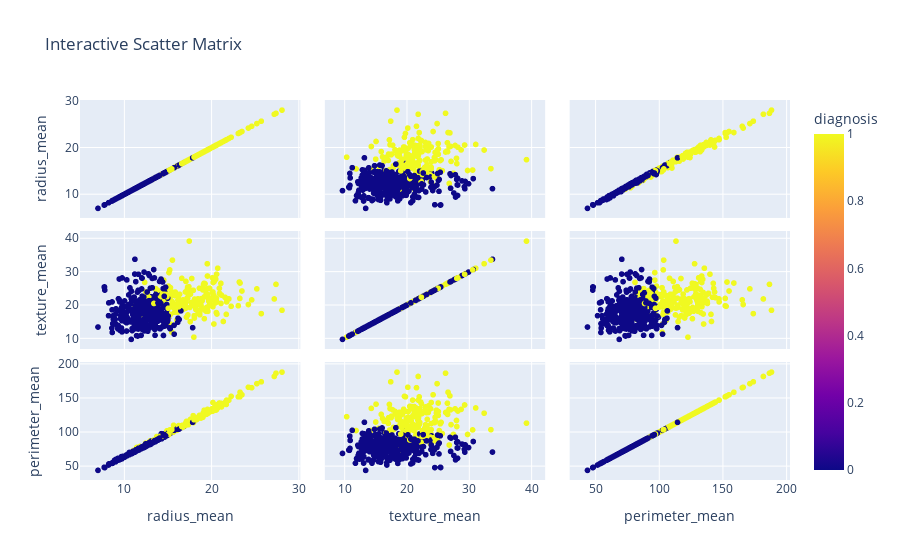

Notebook source saved alongside this figure:
### Markdown cell above
e. Pairplots/Boxplots
- Visualize relationships between features and the target variable.

### Code cell
fig = px.scatter_matrix(df, dimensions=['radius_mean', 'texture_mean', 'perimeter_mean'],
                        color='diagnosis',
                        title="Interactive Scatter Matrix")
fig.show()

### Figure 1 — Plotly figure (JSON) as saved in the notebook; plotly's stock layout.template omitted (floating-point values rounded to 4 significant figures; data arrays with more than 128 entries replaced by an {"elided": "..."} marker saying what was removed)
{"data": [{"dimensions": [{"axis": {"matches": true}, "label": "radius_mean", "values": {"elided": "569 float values"}}, {"axis": {"matches": true}, "label": "texture_mean", "values": {"elided": "569 float values"}}, {"axis": {"matches": true}, "label": "perimeter_mean", "values": {"elided": "569 float values"}}], "hovertemplate": "%{xaxis.title.text}=%{x}<br>%{yaxis.title.text}=%{y}<br>diagnosis=%{marker.color}<extra></extra>", "legendgroup": "", "marker": {"color": {"elided": "569 int values"}, "coloraxis": "coloraxis", "symbol": "circle"}, "name": "", "showlegend": false, "type": "splom"}], "layout": {"coloraxis": {"colorbar": {"title": {"text": "diagnosis"}}, "colorscale": [[0, "#0d0887"], [0.1111, "#46039f"], [0.2222, "#7201a8"], [0.3333, "#9c179e"], [0.4444, "#bd3786"], [0.5556, "#d8576b"], [0.6667, "#ed7953"], [0.7778, "#fb9f3a"], [0.8889, "#fdca26"], [1, "#f0f921"]]}, "dragmode": "select", "legend": {"tracegroupgap": 0}, "title": {"text": "Interactive Scatter Matrix"}}}
